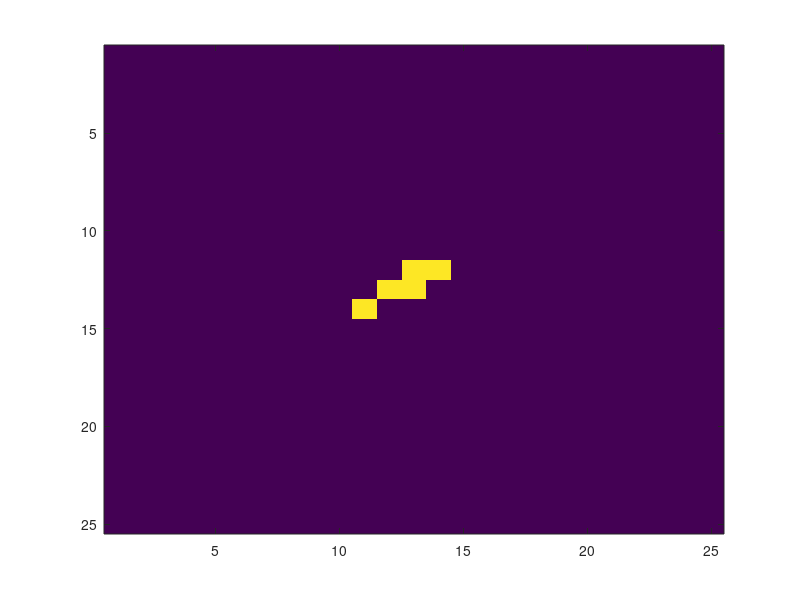
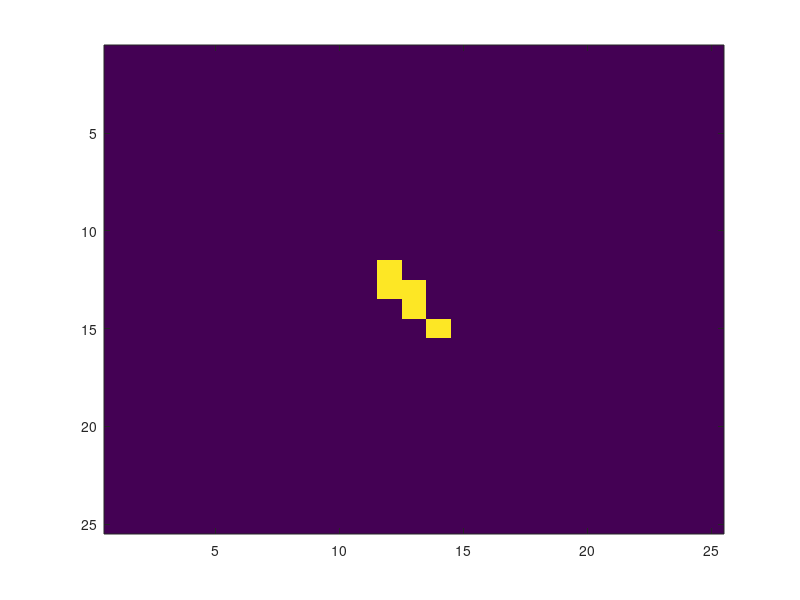
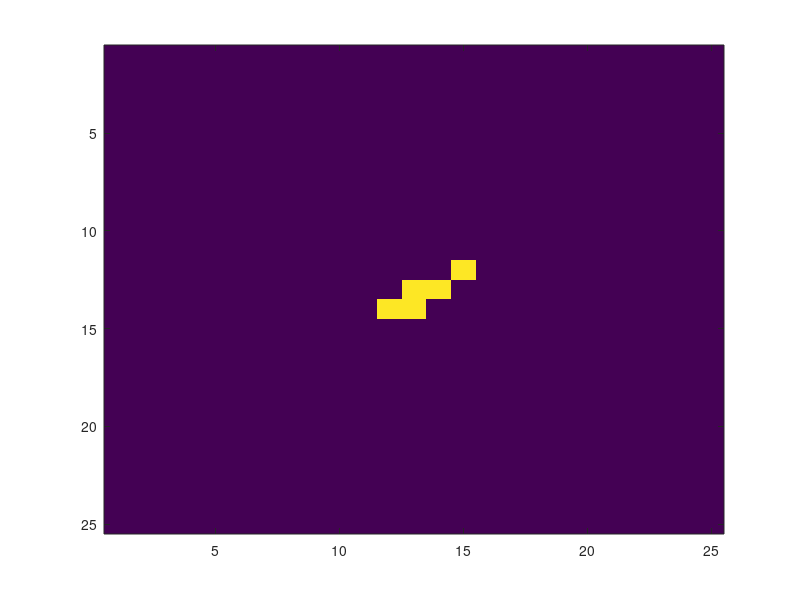
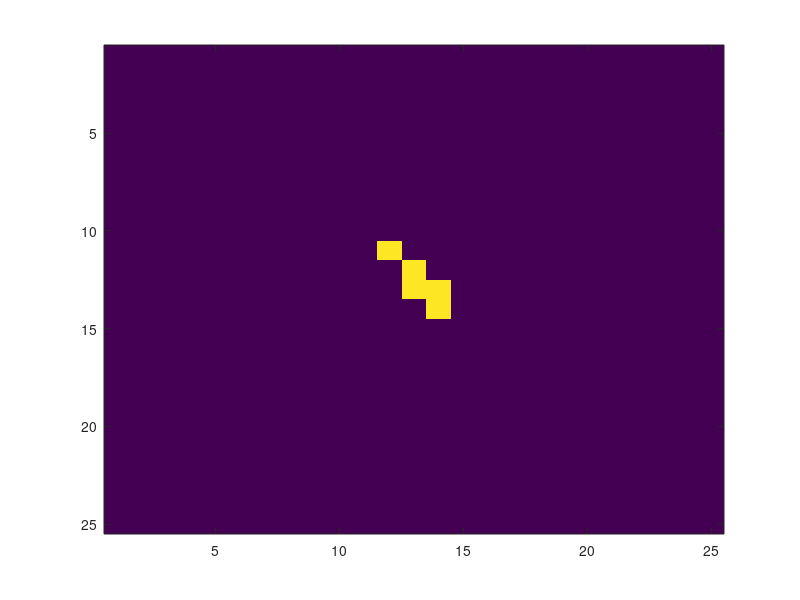

Write the MATLAB code that produced these figures, in order.
clear
close all

alldata = load('alldata.txt');
alldata(:,1)=[];

euler = load('sensorData.txt');
euler(:,1) = [];

% focal length
f = 4.26;

points = f*[euler(:,2) euler(:,3)];
points(:,1) = points(:,1) - points(1,1);
points(:,2) = points(:,2) - points(1,2);

points2 = round(points);
xq=points2(:,1);
vq=points2(:,2);

% move to the center
ksize = 25;
% ksize = length(xq);
offset = [round(mean(xq)-ksize/2),round(mean(vq)-ksize/2)];
xq = xq - offset(1);
vq = vq - offset(2);

k = zeros(ksize);

for i=1:length(xq)
    k(vq(i),xq(i)) = 1;
end
k = k./sum(k(:));

figure,imagesc(k)
figure,imagesc(rot90(k,1))
figure,imagesc(rot90(k,2))
figure,imagesc(rot90(k,-1))
